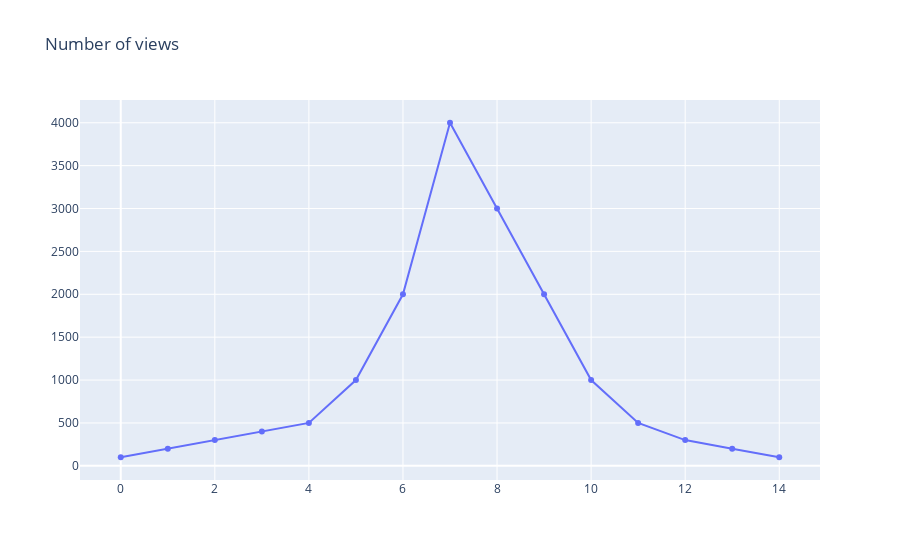

Here is the notebook cell this chart was saved with:
### Code cell
go.Figure(data=go.Scatter(y=T, name="views"), layout=go.Layout(title="Number of views"))

### Figure 1 — Plotly figure (JSON) as saved in the notebook; plotly's stock layout.template omitted (floating-point values rounded to 4 significant figures)
{"data": [{"name": "views", "type": "scatter", "y": [100, 200, 300, 400, 500, 1000, 2000, 4000, 3000, 2000, 1000, 500, 300, 200, 100]}], "layout": {"autosize": true, "title": {"text": "Number of views"}, "xaxis": {"autorange": true, "range": [-0.8103, 14.81]}, "yaxis": {"autorange": true, "range": [-221.8, 4322.0], "type": "linear"}}}
